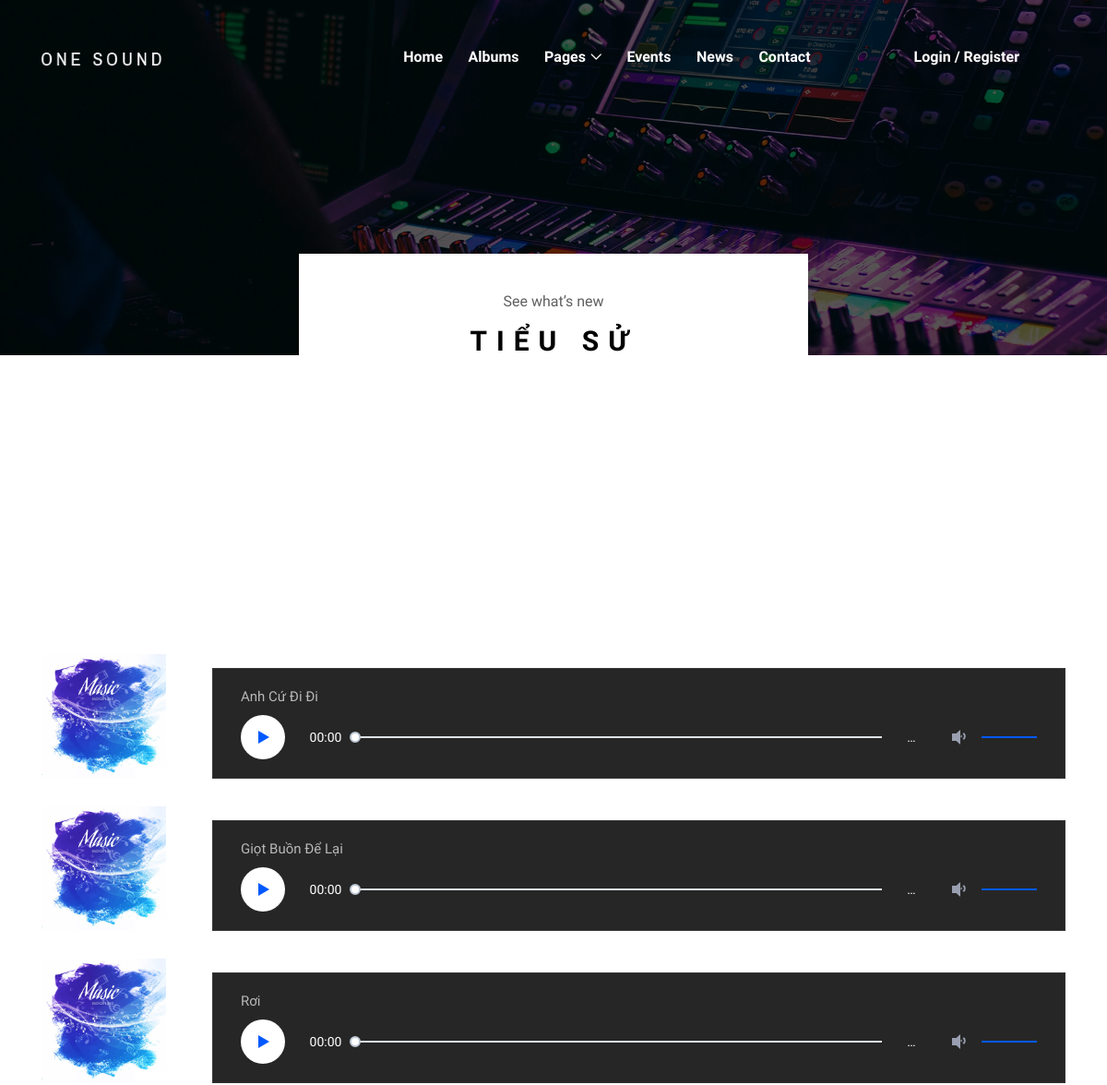
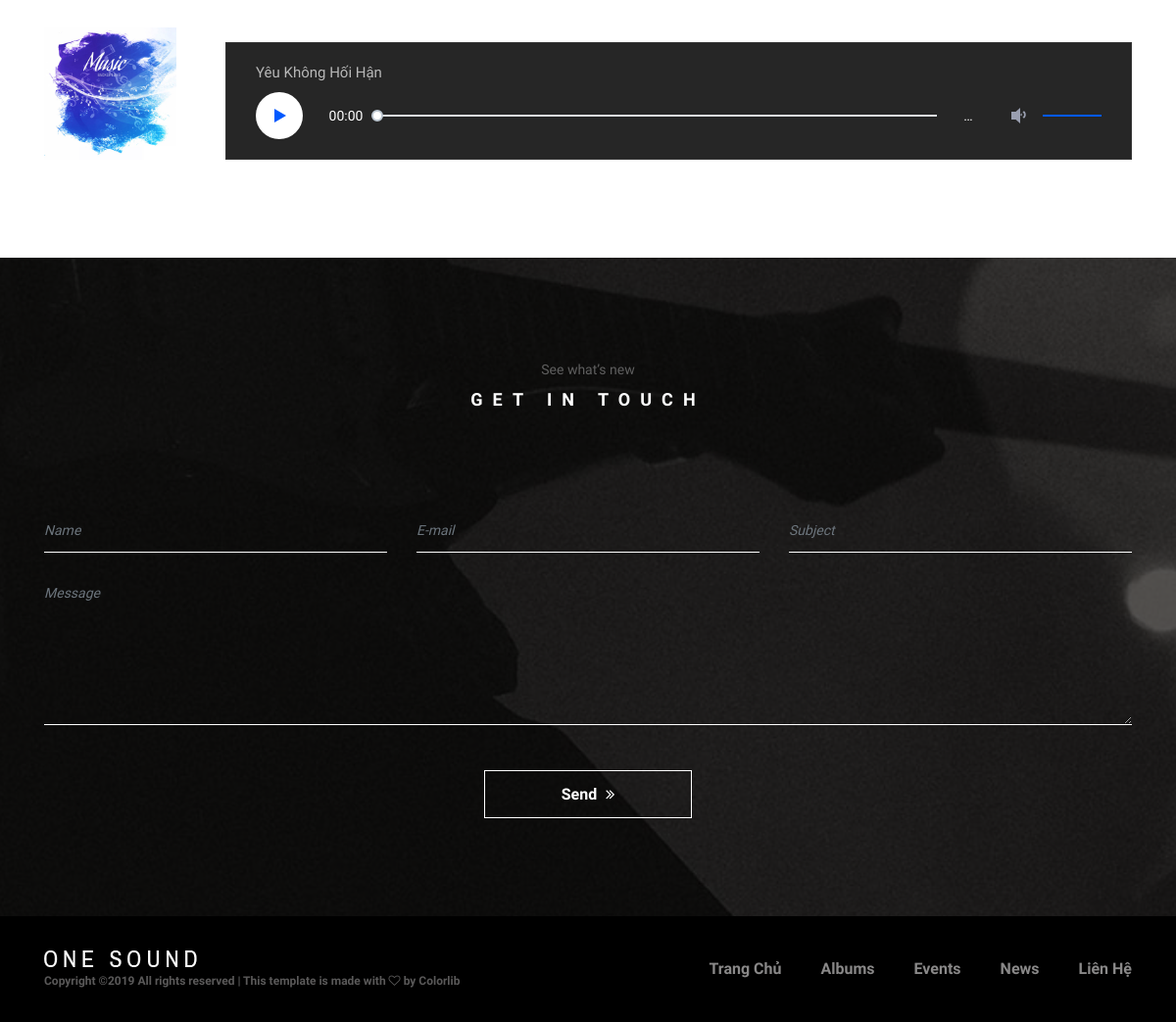
Page /page_music.php?id=36 on the committed database (2 pictures, top to bottom).
### tables this page shows
CREATE TABLE `baihat` (
  `id` int(11) NOT NULL,
  `tenBaiHat` varchar(255) NOT NULL,
  `caSi` varchar(250) NOT NULL,
  `album` int(11) NOT NULL DEFAULT '0',
  `theLoai` int(11) NOT NULL,
  `duration` varchar(8) NOT NULL DEFAULT '3:00',
  `path` varchar(500) NOT NULL,
  `albumOrder` int(11) NOT NULL DEFAULT '1',
  `luotNghe` int(11) NOT NULL DEFAULT '0',
  `dangBoi` int(11) NOT NULL DEFAULT '102',
  `ngayDangBaiHat` datetime NOT NULL DEFAULT CURRENT_TIMESTAMP,
  `Hinhcasi` varchar(250) NOT NULL
);

### subfile/page_music/SongArea.php (the view, shortened to what this page needs)
<div class="container">
            <div class="row">
                <div class="col-12">
                <?php
                $pdh = new PDO("mysql:host=localhost; dbname=db_nhac", "root", "");
                $pdh->query("  set names 'utf8'");
                $id=$_GET['id'];
                $data = $pdh->query("select * from baihat where album='$id'");
                $nhac = $data->fetchAll();
                foreach ($nhac as $key => $r)
                { ?>
                    <div class="single-song-area mb-30 d-flex flex-wrap align-items-end">
                        <div class="song-thumbnail">
                            <img src="img/bg-img/nennhac.jpg" alt="">
                        </div>
                        <div class="song-play-area">
                            <div class="song-name">
                                <p><?php echo $r['tenBaiHat']?>
                            </div>
                        </div>
                    </div>
                    <?php }
                ?>
                </div>
            </div>
        </div>

### style6.css (style rules this page uses)
* { margin: 0; padding: 0; }
body { font-family: "Archivo Narrow", sans-serif; font-size: 14px; }
p { font-family: "Archivo Narrow", sans-serif; color: #5f5f5f; font-size: 15px; line-height: 2; font-weight: 400; }
img { height: auto; max-width: 100%; }
.mb-30 { margin-bottom: 30px !important; }
.single-song-area { position: relative; z-index: 1; }
.single-song-area .song-thumbnail { position: relative; z-index: 1; -webkit-box-flex: 0; -ms-flex: 0 0 135px; flex: 0 0 135px; max-width: 135px; width: 135px; margin-right: 50px; }
.single-song-area .song-thumbnail img { width: 100%; }
.single-song-area .song-play-area { position: relative; z-index: 1; -webkit-box-flex: 0; -ms-flex: 0 0 calc(100% - 185px); flex: 0 0 calc(100% - 185px); max-width: calc(100% - 185px); width: calc(100% - 185px); background-color: #262626; padding: 15px 30px 20px; }
.single-song-area .song-play-area .song-name p { color: #b8b8b8; margin-bottom: 5px; }
.song-play-area { position: relative; z-index: 1; width: 100%; background-color: #262626; padding: 15px 30px 20px; border: 1px solid #363636; }
.song-play-area .song-name p { color: #b8b8b8; margin-bottom: 5px; }

### css/classy-nav.css (style rules this page uses)
* { margin: 0; padding: 0; }
body { font-family: "Roboto", sans-serif; }
img { height: auto; max-width: 100%; }

### rows in the picture
baihat: tenBaiHat "Anh Cứ Đi Đi"
baihat: tenBaiHat "Giọt Buồn Để Lại"
baihat: tenBaiHat "Rơi"
baihat: tenBaiHat "Yêu Không Hối Hận"
